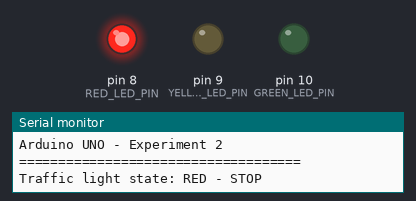
Recording of a sketch running on a simulated Arduino Uno, built with avr-gcc and run on an emulated ATmega328P. Shown: output pins drawn as LEDs (lit = HIGH), the last lines printed to the serial monitor.

Above: at 2.5 s.
At 7.5 s:
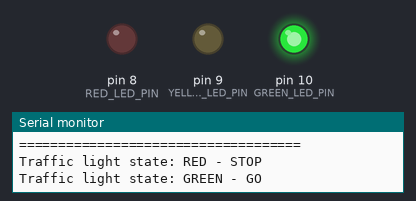
At 11.0 s:
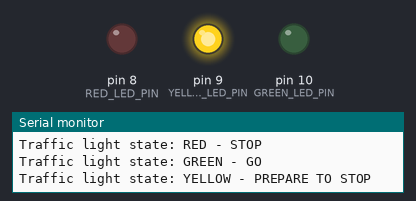
Timing chart, 0 to 15.7 s (numbered marks = the images above):
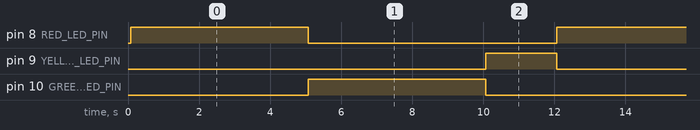

The sketch:

TrafficLightController.ino
```cpp
/*
  EXPERIMENT 2
  FORMAL DESIGN OF AN EMBEDDED CONTROLLER USING FSM / STATECHART
  TRAFFIC LIGHT CONTROLLER

  Board: Arduino UNO

  Proteus connections (matching the provided schematic):
    D8  -> 220 ohm resistor -> RED LED anode
    D9  -> 220 ohm resistor -> YELLOW LED anode
    D10 -> 220 ohm resistor -> GREEN LED anode
    All LED cathodes -> common GND

  State sequence:
    RED (5 s) -> GREEN (5 s) -> YELLOW (2 s) -> RED ...

  Uses millis() instead of delay(), so the FSM remains non-blocking.
*/

// -------------------- Output pin definitions --------------------
const uint8_t RED_LED_PIN    = 8;
const uint8_t YELLOW_LED_PIN = 9;
const uint8_t GREEN_LED_PIN  = 10;

// -------------------- State timing (milliseconds) ----------------
const unsigned long RED_DURATION_MS    = 5000UL;
const unsigned long GREEN_DURATION_MS  = 5000UL;
const unsigned long YELLOW_DURATION_MS = 2000UL;

// -------------------- FSM state definitions ----------------------
enum TrafficState : uint8_t {
  STATE_RED,
  STATE_GREEN,
  STATE_YELLOW
};

TrafficState currentState = STATE_RED;
unsigned long stateEnteredAt = 0;

// Return the duration assigned to the current state.
unsigned long durationForState(TrafficState state) {
  switch (state) {
    case STATE_RED:    return RED_DURATION_MS;
    case STATE_GREEN:  return GREEN_DURATION_MS;
    case STATE_YELLOW: return YELLOW_DURATION_MS;
    default:           return RED_DURATION_MS;
  }
}

// Display the current state on the Serial Monitor.
void printState(TrafficState state) {
  Serial.print(F("Traffic light state: "));

  switch (state) {
    case STATE_RED:
      Serial.println(F("RED - STOP"));
      break;
    case STATE_GREEN:
      Serial.println(F("GREEN - GO"));
      break;
    case STATE_YELLOW:
      Serial.println(F("YELLOW - PREPARE TO STOP"));
      break;
    default:
      Serial.println(F("UNKNOWN"));
      break;
  }
}

// Apply the output pattern for the specified state.
void applyOutputs(TrafficState state) {
  // Turn every LED off before enabling the selected one.
  // This prevents overlapping states during transitions.
  digitalWrite(RED_LED_PIN, LOW);
  digitalWrite(YELLOW_LED_PIN, LOW);
  digitalWrite(GREEN_LED_PIN, LOW);

  switch (state) {
    case STATE_RED:
      digitalWrite(RED_LED_PIN, HIGH);
      break;

    case STATE_GREEN:
      digitalWrite(GREEN_LED_PIN, HIGH);
      break;

    case STATE_YELLOW:
      digitalWrite(YELLOW_LED_PIN, HIGH);
      break;

    default:
      // Fail-safe fallback: all LEDs remain off.
      break;
  }
}

// Enter a new state and reset its timer.
void enterState(TrafficState nextState, unsigned long now) {
  currentState = nextState;
  stateEnteredAt = now;
  applyOutputs(currentState);
  printState(currentState);
}

// Calculate the next state in the finite-state machine.
TrafficState nextStateFor(TrafficState state) {
  switch (state) {
    case STATE_RED:    return STATE_GREEN;
    case STATE_GREEN:  return STATE_YELLOW;
    case STATE_YELLOW: return STATE_RED;
    default:           return STATE_RED;
  }
}

void setup() {
  pinMode(RED_LED_PIN, OUTPUT);
  pinMode(YELLOW_LED_PIN, OUTPUT);
  pinMode(GREEN_LED_PIN, OUTPUT);

  digitalWrite(RED_LED_PIN, LOW);
  digitalWrite(YELLOW_LED_PIN, LOW);
  digitalWrite(GREEN_LED_PIN, LOW);

  Serial.begin(9600);
  Serial.println(F("===================================="));
  Serial.println(F("FSM TRAFFIC LIGHT CONTROLLER"));
  Serial.println(F("Arduino UNO - Experiment 2"));
  Serial.println(F("===================================="));

  // Initialize the FSM in RED state.
  enterState(STATE_RED, millis());
}

void loop() {
  const unsigned long now = millis();

  // Unsigned subtraction keeps the timer safe across millis() rollover.
  if (now - stateEnteredAt >= durationForState(currentState)) {
    enterState(nextStateFor(currentState), now);
  }
}
```

Measured:
- by itself, pin 8 (RED_LED_PIN), pin 10 (GREEN_LED_PIN): alternates HIGH for 5.0 s and LOW for 7.0 s
- by itself, pin 9 (YELLOW_LED_PIN): alternates HIGH for 2.0 s and LOW for 10.0 s
- by itself, everything shown: repeats every 12.0 s, in 3 steps
